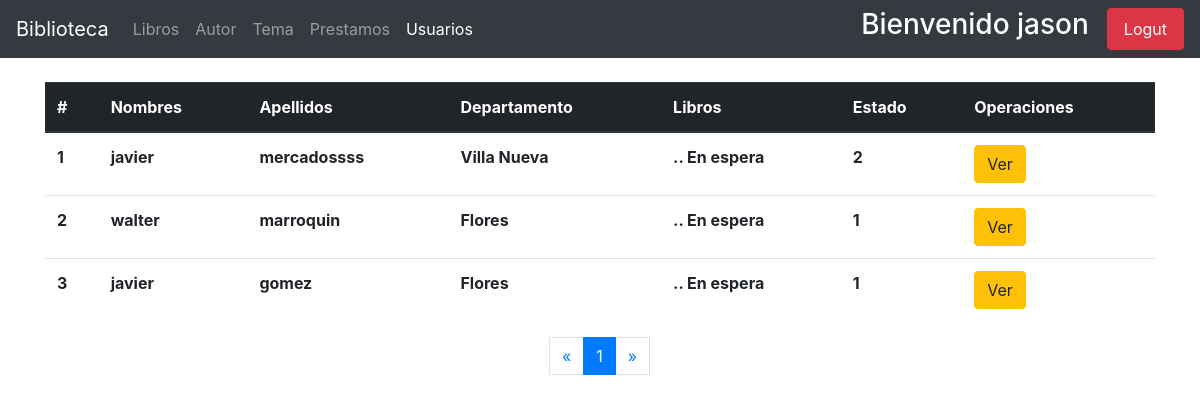
The page /user-list/ (signed in) on the database its author committed.
### usuarios/models.py (models this page shows, shortened)
class User(AbstractUser):
    email = models.EmailField(unique=True)
    adress = models.CharField(max_length=100 , null=True, blank=True)
    celphone = models.PositiveIntegerField(blank=False)
    gender = models.BooleanField(default=True, choices = [
        (True, 'Male'),
        (False, 'Female'),
    ])
    birth_date = models.DateField()
    cui = models.PositiveIntegerField(unique=True)
    departamento = models.ForeignKey(Departamento, on_delete=models.PROTECT, null=True)
    municipio = models.ForeignKey(Municipio, on_delete=models.CASCADE, null=True)
    zona = models.PositiveIntegerField(_('zona del municipio') )
    escolaridad = models.PositiveIntegerField(_('escolaridad'), default=0, choices=[
        ( 1, 'None' ),
        ( 2, 'Primaria'),
        ( 3,'Basicos'),
        ( 4, 'Diversificado'),
        ( 5, 'Universidad'),
        ( 6, 'Maestria'),
    ])
    establecimiento = models.CharField(_('establecimiento'), max_length=150, null=True, blank=True)
    estado = models.PositiveSmallIntegerField(_('estado'), default=1)
    imagen = models.ImageField(_('perfil'), upload_to='usuarios/avatares/', default='default_avatar.jpg', blank=True, null=True)
    USERNAME_FIELD = 'email'
    REQUIRED_FIELDS = ['username', 'first_name', 'last_name']

### models/paises/models.py (models this page shows)
class Municipio(models.Model):
    departamento = models.ForeignKey(Departamento, verbose_name=_('departamento'), on_delete=models.CASCADE)
    name = models.CharField(_('Municipio'), max_length=150)
    def __str__(self):
        return self.name

### usuarios/views.py (the view)
# urls.py: path('user-list/', views.UserListView.as_view(), name='list-users'),
class UserListView(AdminMixin, ListView):
    model = get_user_model()
    queryset = model.objects.filter(groups__name__in=['user'])
    context_object_name = 'Users'
    paginate_by = 5

### usuarios/mixins.py (called while the page is built)
def _user_mixin(group_name):
    class Mixin(LoginRequiredMixin, UserPassesTestMixin):
        login_url = reverse_lazy('usuarios:index')
        def test_func(self):
            user = self.request.user
            if user.is_superuser:
                return True
            group = Group.objects.get(name=group_name)
            return group in user.groups.all()
    return Mixin

### usuarios/templates/usuarios/user_list.html (shortened to what this page needs)
{% extends 'base.html' %}
{% block navbar_items %}
    <li class="nav-item ">
        <a class="nav-link" href="{% url 'book:admin_index' %}"> Libros <span class="sr-only">(current)</span></a>
    </li>
    <li class="nav-item">
        <a class="nav-link" href="{% url 'autor:autores-admin' %}"> Autor </a>
    </li>
    <li class="nav-item">
        <a class="nav-link" href="{% url 'temas:temas-admin' %}"> Tema </a>
    </li>
    <li class="nav-item">
        <a href="{% url 'prestamos:prestamo-admin' %}" class="nav-link"> Prestamos </a>
    </li>
    <li class="nav-item active">
        <a href="{% url 'usuarios:list-users' %}" class="nav-link"> Usuarios </a>
    </li>
{% endblock navbar_items %}
{% block content %}
    <div class="container">
        <table class="table table-hover mt-4" id="table-controller">
            <thead class="thead-dark">
                <tr>
                    <th scope="col"> # </th>
                    <th scope="col"> Nombres </th>
                    <th scope="col"> Apellidos </th>
                    <th scope="col"> Departamento </th>
                    <th scope="col"> Libros </th>
                    <th scope="col"> Estado </th>
                    <th scope="col"> Operaciones </th>
                </tr>
            </thead>
            <tbody>
                {% for user in Users %}
                    <tr>
                        <th scope="row">{{ forloop.counter }}</th>
                        <th> {{ user.first_name }}</th>
                        <th> {{ user.last_name }} </th>
                        <th> {{ user.municipio }} </th>
                        <th>  .. En espera </th>
                        <th> {{ user.estado }} </th>
                        <th> <a href="{% url 'usuarios:user-detail' user.id %}" class="btn btn-warning"> Ver </a> </th>
                    </tr>
                    {% empty %}
                    <div class="container mt-2">
                        <li> No existen temas registrados </li>
                    </div>
                {% endfor %}
            </tbody>
        </table>
        <nav aria-label="Page navigation example">
                <ul class="pagination justify-content-center">
                    {% if page_obj.has_previous %}
                        <li class="page-item"> <a href="?page={{ page_obj.previous_page_number }}" class="page-link" aria-label="Previous">&laquo;</a></li>
                    {% else %}
                    <li class="disabled"><span class="page-link">&laquo; </span> </li>
                    {% endif %}
                    {% for i in paginator.page_range %}
                        {% if page_obj.number == i %}
                            <li class="active page-item"><span class="page-link"> {{ i }} <span class="sr-only">current</span></span></li>
                        {% else %}
                            <li class="page-item"><a href="?page={{ i }}" class="page-link"> {{ i }} </a></li>
                        {% endif %}
                    {% endfor %}
                    {% if page_obj.has_next %}
                        <li class="page-item"><a href="?page={{ page_obj.next_page_number }}" class="page-link">&raquo;</a></li>
                    {% else %}
                        <li class="disabled" class="page-item"> <span class="page-link">&raquo;</span> </li>
                    {% endif %}
                </ul>
            </nav>
    </div>
{% endblock %}

### usuarios/templates/base.html (shortened to what this page needs)
{% load static %}
<!DOCTYPE html>
<html lang="en">
<head>
    <link rel="stylesheet" type="text/css" href="https://cdn.datatables.net/v/bs4/dt-1.10.18/datatables.min.css"/>
    <link rel="stylesheet" href="https://use.fontawesome.com/releases/v5.1.0/css/all.css">
    <link rel="stylesheet" href="https://stackpath.bootstrapcdn.com/bootstrap/4.1.1/css/bootstrap.min.css">
</head>
<body>
    <nav class="navbar navbar-expand-lg navbar-dark bg-dark">
        <a class="navbar-brand" href="{% url 'usuarios:index' %}">Biblioteca</a>
        <div class="collapse navbar-collapse" id="navbarSupportedContent">
            <ul class="navbar-nav mr-auto">
                {% block navbar_items %}
                {% endblock navbar_items %}
            </ul>
            <form class="form-inline my-2 my-lg-0">
                <h3 style="color: #ffffff"> Bienvenido {{ user.first_name }} </h3>
                <a class='nav-link btn btn-danger text-white' href="{% url 'usuarios:sign_out' %}">Logut</a>
            </form>
        </div>
    </nav>
    {% block content %}
    {% endblock %}
</body>
</html>

### rows shown on the page
User: first_name "jason"
User: first_name "javier", last_name "mercadossss", municipio "Villa Nueva", estado "2"
User: first_name "walter", last_name "marroquin", municipio "Flores", estado "1"
User: first_name "javier", last_name "gomez", municipio "Flores", estado "1"

### other values the page prints
{{ i }} "1"
